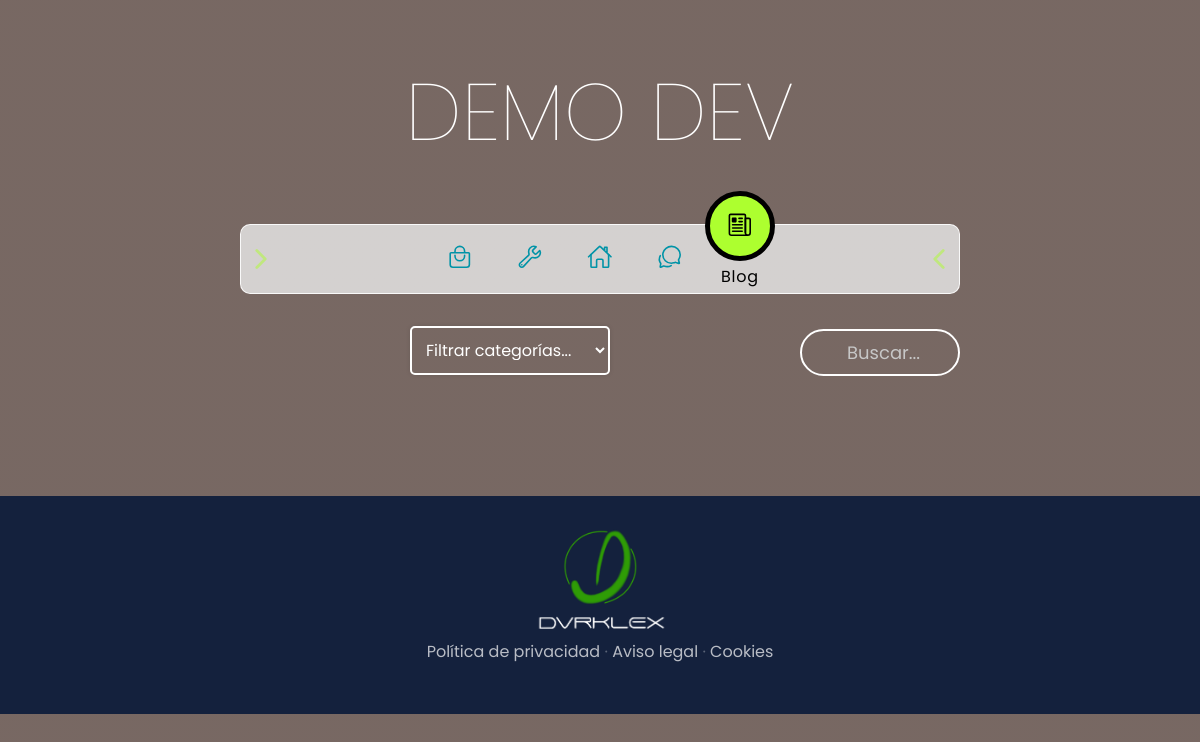
Before: /blog/ with the older database file.
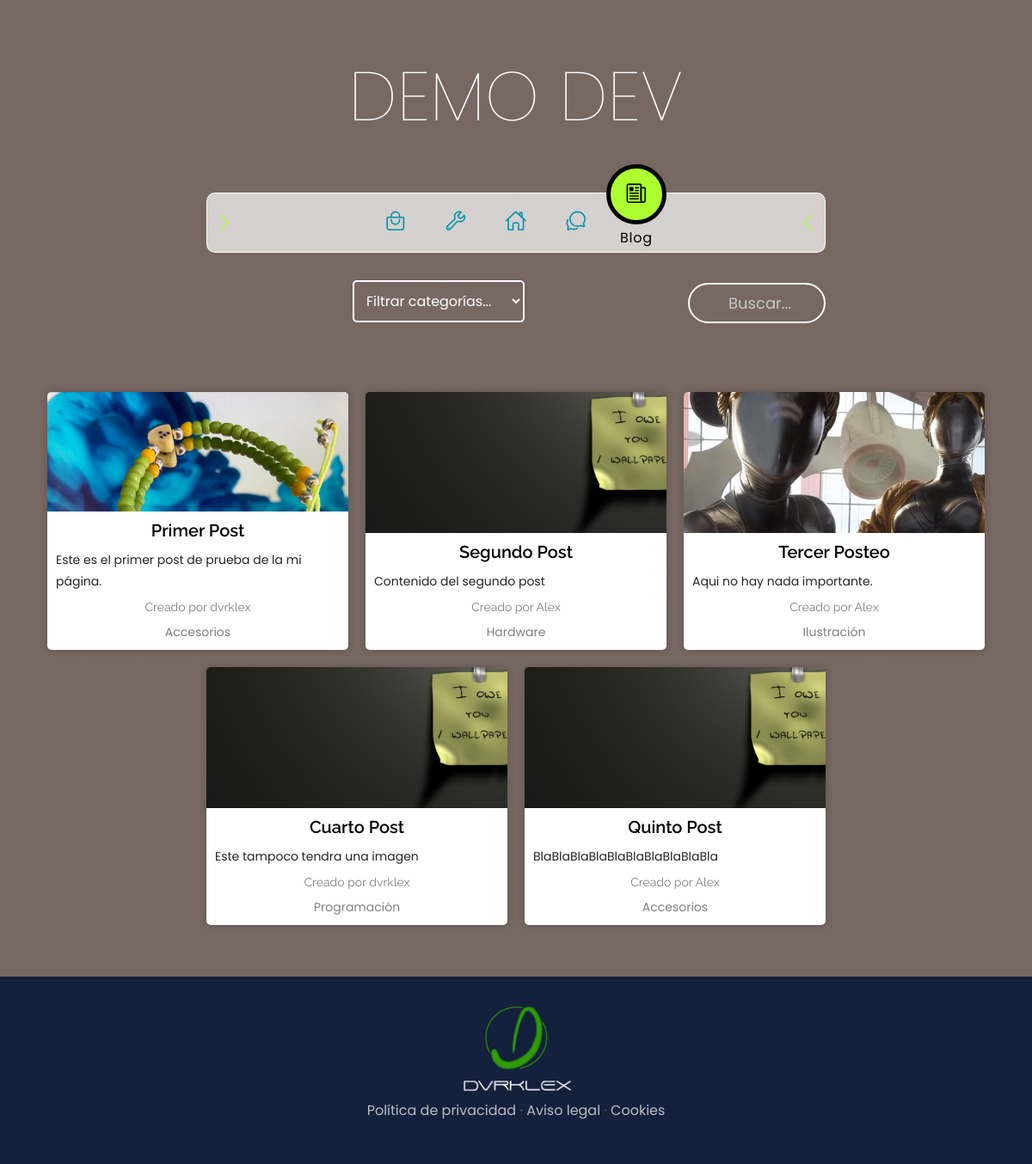
After: the same page with the newer database file.
### blog/models.py (models this page shows, shortened)
class Post(models.Model):
    titulo = models.CharField(max_length=50)
    contenido = models.TextField()
    imagen = models.ImageField(upload_to='post', null=True, blank=True) #opcional cargar una imagen en cada post
    autor = models.ForeignKey(User, on_delete=models.CASCADE) #eliminar en cascada todos los post de un usuario
    categoria = models.ManyToManyField(Categoria) #relación mucho a mucho
    created = models.DateTimeField(auto_now_add=True)
    updated = models.DateTimeField(auto_now_add=True)
    class Meta:
        verbose_name = 'post'
        verbose_name_plural = 'posts'

class Categoria(models.Model):
    nombre = models.CharField(max_length=50)
    created = models.DateTimeField(auto_now_add=True) #cuando se crea el registro
    updated = models.DateTimeField(auto_now_add=True) #cuando se actualiza el registro
    class Meta:
        verbose_name = 'categoria'
        verbose_name_plural = 'categorias'

### blog/views.py (the view)
# urls.py: path('', views.blog, name='Blog'),
def blog(request):
    view_name = 'Blog'
    posts = Post.objects.all() #importamos todos los objetos dentro de la clase Servicio
    return render(request, 'blog/blog.html',{'view_name': view_name, 'posts': posts})

### blog/templates/blog/blog.html (shortened to what this page needs)
{% extends '../webProject_app/base.html' %}
{% load static %}
{% block content %}
    <div class="sub_menu">
        <div class="dropdown">
            <select onchange="location = this.value;">
                <option>Filtrar categorías...</option>
            </select>
        </div>
        <form method="get" action="{% url 'buscar' %}">
            <div class="search_bar">
                <input type="search" name="search" id="search" placeholder="Buscar...">
            </div>
        </form>
    </div>
    <div class="posts_container">
        {% for post in posts %}
            {% if post.imagen %}
                <div class="post_w_img">
                    <div class="post_header">
                            <img src="{{ post.imagen.url }}" alt="{{ post.titulo }}" class="card_img">
                    </div>
                    <div class="post_card_body">
                        <a href="{% url 'view_post' post.id %}"class='viewpost'><h2 class="post_card_title">{{ post.titulo }}</h2></a>
                        <p class="post_card_content">{{ post.contenido|truncatechars:100 }}</p>
                        <h3>Creado por {{ post.autor }}</h3>
                        {% for categorias in post.categoria.all %}
                            <a href="{% url 'categoria' categorias.id %}" class="postcategory"><span class="post_card_category">{{ categorias.nombre }}</span></a>
                        {% endfor %}
                    </div>
                </div>
            {% else %}
                <div class="post_w_img">
                    <div class="post_header">
                            <img src="{% static 'blog/img/post_sin_img.jpg' %}" alt="{{ post.titulo }}" class="card_img">
                    </div>
                    <div class="post_card_body">
                        <a href="{% url 'view_post' post.id %}"class='viewpost'><h2 class="post_card_title">{{ post.titulo }}</h2></a>
                        <p class="post_card_content">{{ post.contenido|truncatechars:100 }}</p>
                        <h3>Creado por {{ post.autor }}</h3>
                        {% for categorias in post.categoria.all %}
                        <a href="{% url 'categoria' categorias.id %}" class="postcategory"><span class="post_card_category">{{ categorias.nombre }}</span></a>
                        {% endfor %}
                    </div>
                </div>
            {% endif %}
        {% endfor %}
    </div>
{% endblock %}

### webProject_app/templates/webProject_app/base.html (shortened to what this page needs)
{% load static %}
<html>
  <head>
      <link href="{% static 'webProject_app/vendor/bootstrap/css/bootstrap.min.css' %}" rel="stylesheet">
      <link href="{% static 'webProject_app/css/gestion.css' %}" rel="stylesheet">
      <link href="{% static 'webProject_app/css/nav_btn.css' %}" rel="stylesheet">
      <link href="{% static 'servicios/css/servicios.css' %}" rel="stylesheet">
      <link href="{% static 'blog/css/blog.css' %}" rel="stylesheet">
  </head>
  <body>
        <h1 class="site-heading text-center text-white d-none d-lg-block">
          <span class="site-heading-lower">Demo Dev</span>
        </h1>
        <div class="navigation">
          <span class="flecha_deco">
            <ion-icon name="chevron-forward-outline"></ion-icon>
          </span>
          <ul>
            <li class="list {% if request.path == '/tienda/' %}active{% endif %}" data-url="{% url 'Tienda' %}">
              <a href="{% url 'Tienda' %}">
                  <span class="icon">
                    <ion-icon name="bag-handle-outline"></ion-icon>
                  </span>
              </a>
            </li>
            <li class="list {% if request.path == '/servicios/' %}active{% endif %}" data-url="{% url 'Servicios' %}">
              <a href="{% url 'Servicios' %}">
                <span class="icon">
                  <ion-icon name="build-outline"></ion-icon>
                </span>
              </a>
            </li>
            <li class="list {% if request.path == '/' %}active{% endif %}" data-url="{% url 'Home' %}">
              <a href="{% url 'Home' %}">
                  <span class="icon">
                    <ion-icon name="home-outline"></ion-icon>
                  </span>
              </a>
            </li>
            <li class="list {% if request.path == '/contacto/' %}active{% endif %}" data-url="{% url 'Contacto' %}">
              <a href="{% url 'Contacto' %}">
                  <span class="icon">
                    <ion-icon name="chatbubbles-outline"></ion-icon>
                  </span>
              </a>
            </li>
            <li class="list {% if request.path|slice:':6' == '/blog/' %}active{% endif %}" data-url="{% url 'Blog' %}">
              <a href="{% url 'Blog' %}">
                  <span class="icon">
                    <ion-icon name="newspaper-outline"></ion-icon>
                  </span>
                  <span class="text">Blog</span>
              </a>
            </li>
            <div class="indicator"></div>
          </ul>
          <span class="flecha_deco">
            <ion-icon name="chevron-back-outline"></ion-icon>
          </span>
        </div>
    {% block content %}
    {% endblock %}
      <footer class="footer text-faded text-center py-5">
        <div class="container">
          <p class="m-0 mbt">
            <a href="{% url 'Home' %}" class="link logos">
              <img src="{% static 'webProject_app/img/logo4.png' %}" alt="Logo" class="logo1">
              <img src="{% static 'webProject_app/img/NAME.png' %}" alt="Logo" class="logo2">
            </a>
            <a href="" class="link docs">Política de privacidad</a> ·
            <a href="" class="link docs">Aviso legal</a> ·
            <a href="" class="link docs">Cookies</a>
      </p>
        </div>
    </footer>
  </body>
</html>

### webProject_app/static/webProject_app/css/gestion.css (style rules this page uses)
body { font-family: 'Lora'; background: linear-gradient(rgba(47, 23, 15, 0.65), rgba(47, 23, 15, 0.65)), url("../img/back_blue.jpg"); background-attachment: fixed; background-position: center; background-size: cover; }
* { scrollbar-width: thin; scrollbar-color: #054C75 #A1A1A1; }
h1, h2, h3, h4, h5, h6 { font-family: 'Raleway'; }
p { line-height: 1.75; }
.text-faded { color: rgba(255, 255, 255, 0.3); }
.site-heading { margin-top: 5rem; margin-bottom: 5rem; text-transform: uppercase; line-height: 1; font-family: 'Raleway'; }
.site-heading .site-heading-lower { font-size: 5rem; font-weight: 100; line-height: 4rem; }
.footer { background-color: #14213D; }
.mbt { padding-top: 2rem; }
a.link { color: rgba(255, 255, 255, 0.7); }
.logos { display: flex; flex-direction: column; align-items: center; justify-content: center; }
.logo1 { margin-top: -48px; max-width: 150px; margin-bottom: -85px; height: auto; padding-left: 2rem; padding-right: 2rem; }
.logo2 { margin-top: 85px; max-width: 200px; height: auto; padding-left: 2rem; padding-right: 2rem; }
.docs { margin-bottom: -90px; }

### webProject_app/static/webProject_app/css/nav_btn.css (style rules this page uses)
* { margin: 0; padding: 0; box-sizing: border-box; font-family: 'Poppins', sans-serif; }
:root { --clr: #0093a7; }
.navigation { position: relative; width: 60%; height: 70px; background: #ecececcc; border: 1px solid rgba(255, 255, 255, 0.87); display: flex; margin: auto; justify-content: center; align-items: center; border-radius: 10px; }
.navigation ul { display: flex; width: 350px; justify-content: space-between; margin: 0 auto; }
.navigation ul li { position: relative; list-style: none; width: 70px; height: 70px; z-index: 1; }
.navigation ul li a { position: relative; display: flex; justify-content: center; align-items: center; flex-direction: column; width: 100%; text-align: center; font-weight: 500; }
.navigation ul li a .icon { position: relative; display: block; line-height: 75px; font-size: 1.6em; text-align: center; transition: 0.5s; color: var(--clr); }
.navigation li:not(.active) { position: relative; bottom: -20px; }
.navigation ul li.active a .icon { transform: translateY(-12px); color:black; }
.navigation ul li a .text { position: absolute; color: var(--clr); font-weight: 400; font-size:1em; letter-spacing: 0.05em; transition: 0.5s; opacity: 0; transform: translateY(30px); }
.navigation ul li.active a .text { opacity: 1; transform: translateY(40px); color: black; }
.indicator { position: absolute; top: -50%; width: 70px; height: 70px; background: greenyellow; border-radius: 50%; border: 5px solid rgb(0, 0, 0); transition: 0.5s; }
.flecha_deco { color: greenyellow; font-size: 30px; opacity: 0.5; padding: 5px; }
.navigation ul li:nth-child(5).active ~ .indicator { transform: translateX(calc(70px*4)); }

### servicios/static/servicios/css/servicios.css (style rules this page uses)
.card_img { height: auto; width: 400px; transition: .5s; }

Changed rows visible on the page:
added Post: imagen (picture), titulo "Primer Post", contenido "Este es el primer post de prueba de la mi página.", autor "dvrklex"
added Categoria: nombre "Accesorios"
added Post: titulo "Segundo Post", contenido "Contenido del segundo post", autor "Alex"
added Categoria: nombre "Hardware", shown under "Segundo Post"
added Post: imagen (picture), titulo "Tercer Posteo", contenido "Aqui no hay nada importante.", autor "Alex"
added Categoria: nombre "Ilustración", shown under "Tercer Posteo"
added Post: titulo "Cuarto Post", contenido "Este tampoco tendra una imagen", autor "dvrklex"
added Categoria: nombre "Programación", shown under "Cuarto Post"
added Post: titulo "Quinto Post", contenido "BlaBlaBlaBlaBlaBlaBlaBlaBlaBla", autor "Alex"
